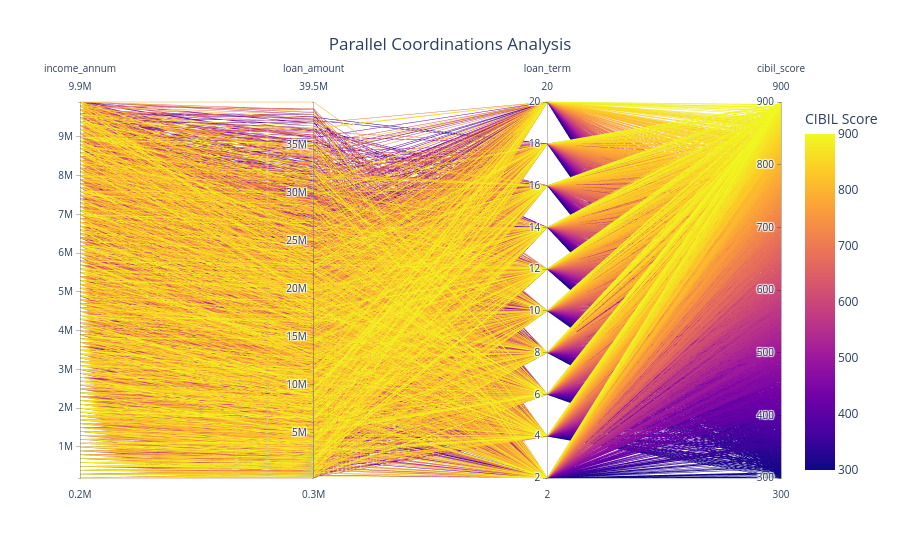

This figure's notebook cell:
### Markdown cell above
#### PARALLEL COORDINATES

### Code cell
fig=px.parallel_coordinates(df,dimensions=["income_annum","loan_amount","loan_term","cibil_score"],color="cibil_score",title="Parallel Coordinations Analysis")
fig.update_layout(title_x=0.5,template="plotly_white",coloraxis_colorbar_title="CIBIL Score")
fig.show()

### Figure 1 — Plotly figure (JSON) as saved in the notebook; plotly's stock layout.template omitted (floating-point values rounded to 4 significant figures; data arrays with more than 128 entries replaced by an {"elided": "..."} marker saying what was removed)
{"data": [{"dimensions": [{"label": "income_annum", "values": {"elided": "4269 int values"}}, {"label": "loan_amount", "values": {"elided": "4269 int values"}}, {"label": "loan_term", "values": {"elided": "4269 int values"}}, {"label": "cibil_score", "values": {"elided": "4269 int values"}}], "domain": {"x": [0, 1], "y": [0, 1]}, "line": {"color": {"elided": "4269 int values"}, "coloraxis": "coloraxis"}, "name": "", "type": "parcoords"}], "layout": {"coloraxis": {"colorbar": {"title": {"text": "CIBIL Score"}}, "colorscale": [[0, "#0d0887"], [0.1111, "#46039f"], [0.2222, "#7201a8"], [0.3333, "#9c179e"], [0.4444, "#bd3786"], [0.5556, "#d8576b"], [0.6667, "#ed7953"], [0.7778, "#fb9f3a"], [0.8889, "#fdca26"], [1, "#f0f921"]]}, "legend": {"tracegroupgap": 0}, "title": {"text": "Parallel Coordinations Analysis", "x": 0.5}}}
